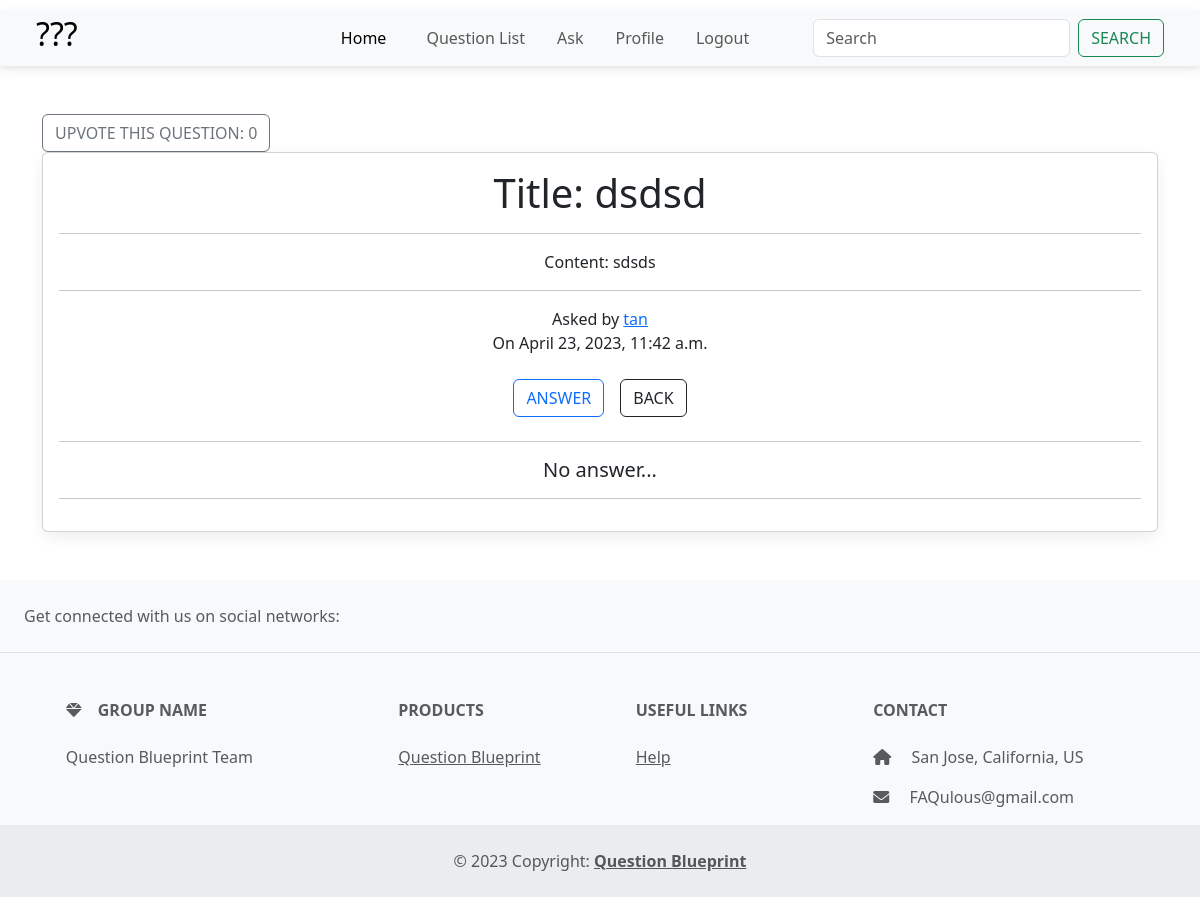
The app's page /question/30/ (signed in), older data.
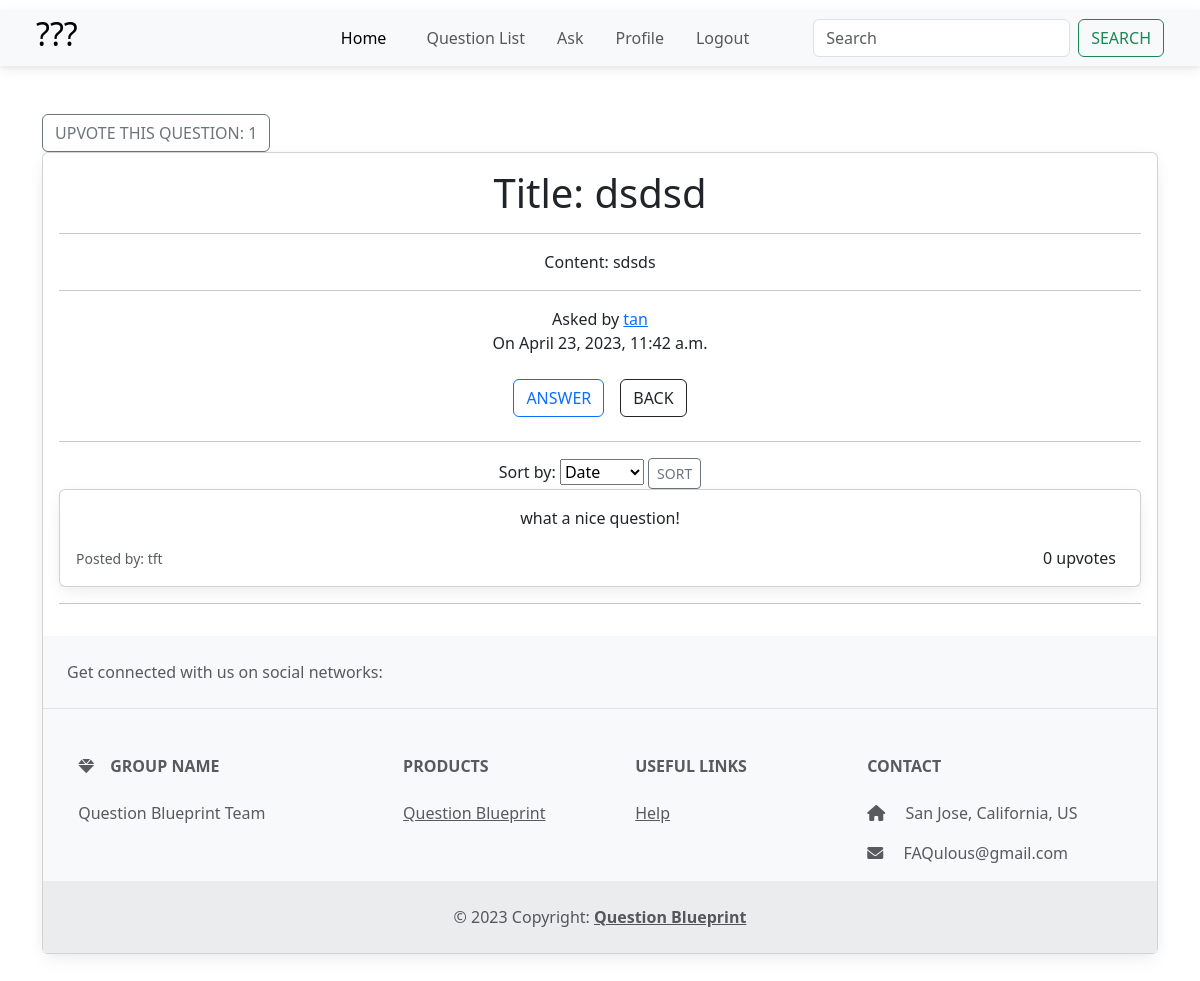
The same page, newer data.
### main_app/models.py (models this page shows, shortened)
class Question(models.Model):
    user = models.ForeignKey(User, on_delete=models.CASCADE)
    title = models.CharField(max_length=200, blank=False, null=False)
    content = models.TextField(max_length=20000, blank=False, null=False)
    tag = TaggableManager(blank=True)
    upvote_num = models.IntegerField(default=0)
    created_date = models.DateTimeField(default=timezone.now)

class Answer(models.Model):
    question = models.ForeignKey(Question, related_name="answer", on_delete=models.CASCADE)
    user = models.ForeignKey(User, on_delete=models.CASCADE)
    content = models.TextField(max_length=10000)
    created_date = models.DateTimeField(default=timezone.now)
    upvote_num = models.IntegerField(default=0)

### main_app/views.py (the view)
# urls.py: path('question/<int:pk>/', views.QuestionDetailView.as_view(), name='question_detail_view'),
class QuestionDetailView(LoginRequiredMixin, DetailView):
    model = Question
    context_object_name = 'single_question'
    def get_context_data(self, **kwargs):
        context = super().get_context_data(**kwargs)
        answers = self.object.answer.all()
        sorted_answers = answers.order_by('-upvote_num')
        context['sorted_answers'] = sorted_answers
        return context

### main_app/templates/main_app/question_detail.html (shortened to what this page needs)
{% extends "base_nav.html" %}{% load crispy_forms_tags %}  {% block content %}
<div class="container my-5">
        <form
          method="POST"
          action="{% url 'main_app:question_upvote' single_question.id %}"
        >
          <button type="submit" class="btn btn-outline-secondary">
            Upvote This Question: {{ single_question.upvote_num }}
          </button>
        </form>
  <div class="card">
    <div class="card-body text-center">
      <h1 class="card-title">Title: {{ single_question.title }}</h1>
      <hr />
      <p>Content: {{ single_question.content }}</p>
      <hr />
      <span
        >Asked by
        <a href="{% url 'profile_view' single_question.user.username %}"
          >{{single_question.user}}</a
        ></span
      >
      <p>On {{single_question.created_date}}</p>
      <div class="button-group">
        <a href="{% url 'main_app:answer_create_view' single_question.id %}"
          ><button class="btn btn-outline-primary m-2">Answer</button></a
        >
        <a href="{% url 'main_app:question_view' %}"
          ><button class="btn btn-outline-dark m-2">Back</button></a
        >
      </div>
      <hr />
      <div>
        {% if not sorted_answers%}
        <h5>No answer...</h5>
        {% else %}
        <div class="sort-by">
      <form method="GET">
        <label for="sort">Sort by:</label>
        <select class="" id="sort" name="sort">
          <option value="created_date" {% if request.GET.sort == 'created' %}selected{% endif %}>Date</option>
        </select>
        <button class="btn-outline-secondary btn btn-sm" type="submit">Sort</button>
      </form>
<div class="card mb-3">
  {% for ans in sorted_answers %}
      <div class="card-body">
        <p class="card-text">{{ ans.content }}</p>
        <div class="d-flex justify-content-between align-items-center">
          <small class="text-muted">Posted by: {{ ans.user.username }}</small>
          <div class="d-flex align-items-center">
            <span class="mx-2">{{ ans.upvote_num }} upvotes</span>
          </div>
        </div>
      </div>
  {% endfor %}{% endif %}
</div>
      <hr />
    </div>
  </div>
</div>
{% endblock content %}

### templates/base_nav.html (shortened to what this page needs)
{% load static %}
<!DOCTYPE html>
<html lang="en">
  <head>
    <link rel="stylesheet" href="/static/style.css" />
    <link
      href="https://cdnjs.cloudflare.com/ajax/libs/font-awesome/6.0.0/css/all.min.css"
      rel="stylesheet"
    />
    <link
      href="https://cdnjs.cloudflare.com/ajax/libs/mdb-ui-kit/6.1.0/mdb.min.css"
      rel="stylesheet"
    />
    <link
      href="https://cdn.jsdelivr.net/npm/bootstrap@5.3.0-alpha1/dist/css/bootstrap.min.css"
      rel="stylesheet"
    />
  </head>
  <body>
    <nav class="navbar navbar-expand-lg bg-light px-4 py-0">
      <div class="container-fluid">
        <a class="navbar-brand" href="{% url 'main_app:home' %}">
            <h2>???</h2>
        </a>
        <div class="collapse navbar-collapse" id="navbarSupportedContent">
          <ul class="navbar-nav ms-auto mb-2 mb-lg-0 px-5">
            <li class="nav-item px-3">
              <a class="nav-link active" aria-current="page" href="{% url 'main_app:home' %}">Home</a>
            </li>
            <li class="nav-item px-2">
              <a class="nav-link" href="{% url 'main_app:question_view' %}">Question List</a>
            </li>
            <li class="nav-item px-2">
              <a class="nav-link" href="{% url 'main_app:question_ask_view' %}">Ask</a>
            </li>
            {% if user.is_authenticated %}
            <li class="nav-item px-2">
              <a class="nav-link" href="{% url 'profile_view' user.username %}">Profile</a>
            </li>
            <li class="nav-item px-2">
              <a class="nav-link" href="{% url 'logout' %}">Logout</a>
            </li>
            {% endif %}
          </ul>
          <form class="d-flex" role="search">
            <input
              class="form-control me-2"
              type="search"
              placeholder="Search"
              aria-label="Search"
              id="search-input"
            />
            <button class="btn btn-outline-success" type="submit">
              Search
            </button>
          </form>
        </div>
      </div>
    </nav>
    {% block content %} {% endblock content %}
    <footer class="text-center text-lg-start bg-light text-muted">
      <section
        class="d-flex justify-content-center justify-content-lg-between p-4 border-bottom"
      >
        <div class="me-5 d-none d-lg-block">
          <span>Get connected with us on social networks:</span>
        </div>
      </section>
      <section class="">
        <div class="container text-center text-md-start mt-5">
          <div class="row mt-3">
            <div class="col-md-3 col-lg-4 col-xl-3 mx-auto mb-4">
              <h6 class="text-uppercase fw-bold mb-4">
                <i class="fas fa-gem me-3"></i>Group name
              </h6>
              <p>Question Blueprint Team</p>
            </div>
            <div class="col-md-2 col-lg-2 col-xl-2 mx-auto mb-4">
              <h6 class="text-uppercase fw-bold mb-4">Products</h6>
              <p>
                <a href="#!" class="text-reset">Question Blueprint</a>
              </p>
            </div>
            <div class="col-md-3 col-lg-2 col-xl-2 mx-auto mb-4">
              <h6 class="text-uppercase fw-bold mb-4">Useful links</h6>
              <p>
                <a href="#!" class="text-reset">Help</a>
              </p>
            </div>
            <div class="col-md-4 col-lg-3 col-xl-3 mx-auto mb-md-0 mb-2">
              <h6 class="text-uppercase fw-bold mb-4">Contact</h6>
              <p><i class="fas fa-home me-3"></i> San Jose, California, US</p>
              <p>
                <i class="fas fa-envelope me-3"></i>
                FAQulous@gmail.com
              </p>
            </div>
          </div>
        </div>
      </section>
      <div
        class="text-center p-4"
        style="background-color: rgba(0, 0, 0, 0.05)"
      >
        © 2023 Copyright:
        <a class="text-reset fw-bold" href=""> Question Blueprint</a>
      </div>
    </footer>
  </body>
</html>

### static/style.css (style rules this page uses)
.button-group { display: flex; flex-wrap: wrap; justify-content: center; }
button { padding: 10px; margin: 10px; font-size: 20px; border-radius: 40px; }

Row changes from the older to the newer data that the page shows:
changed Question "dsdsd": upvote_num "0" → "1"
added Answer: content "what a nice question!", user.username "tft", upvote_num "0"
Text that changed along with them:
form field sort: (not shown) → "Date"
text no longer shown: "No answer..."
text now shown: "Sort by: SORT"
